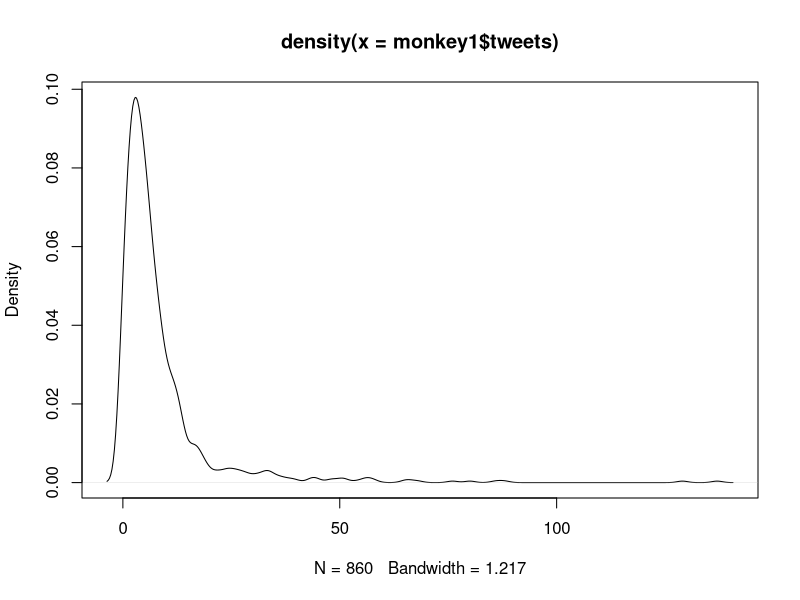
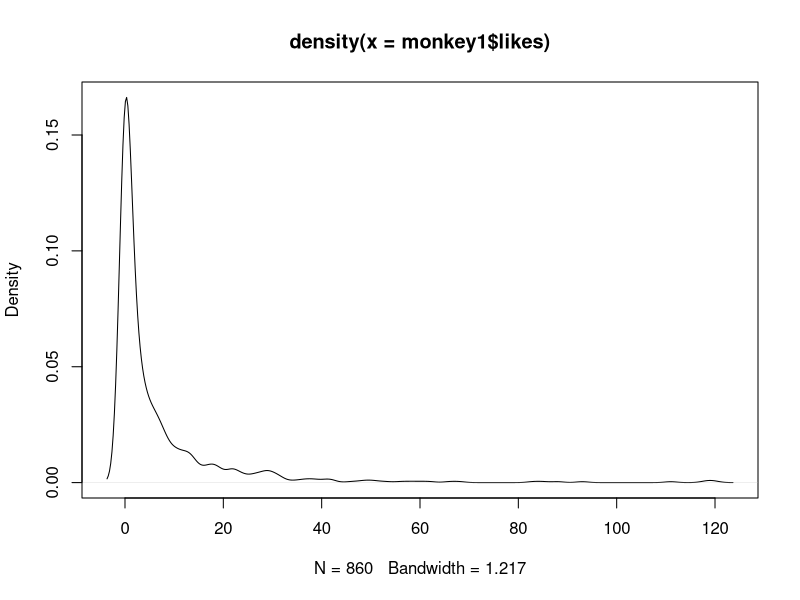
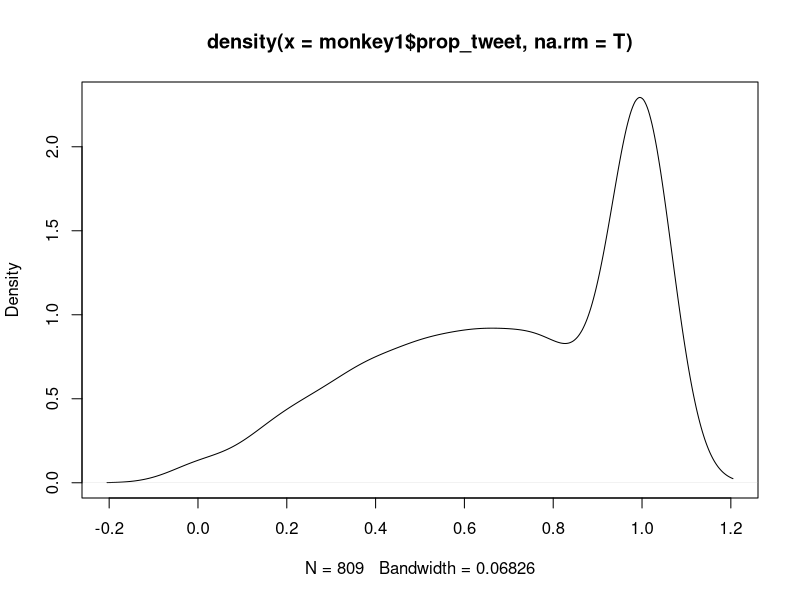
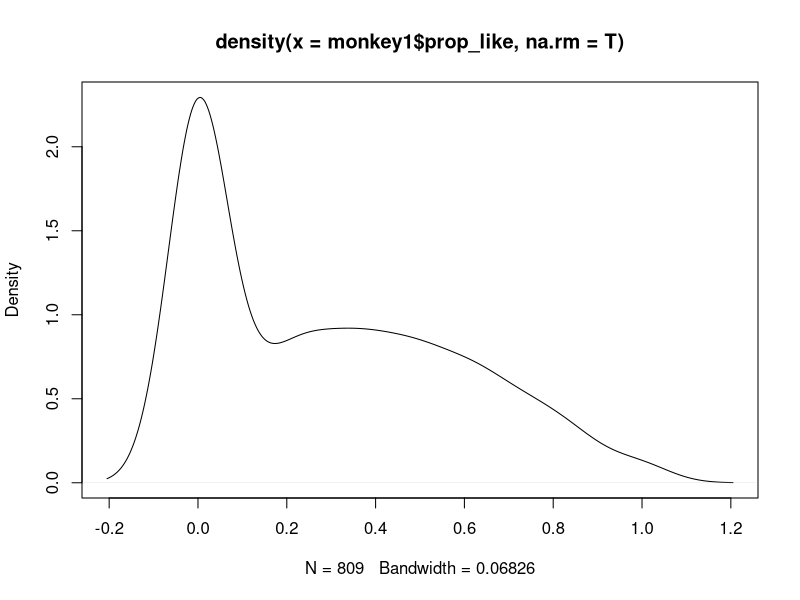
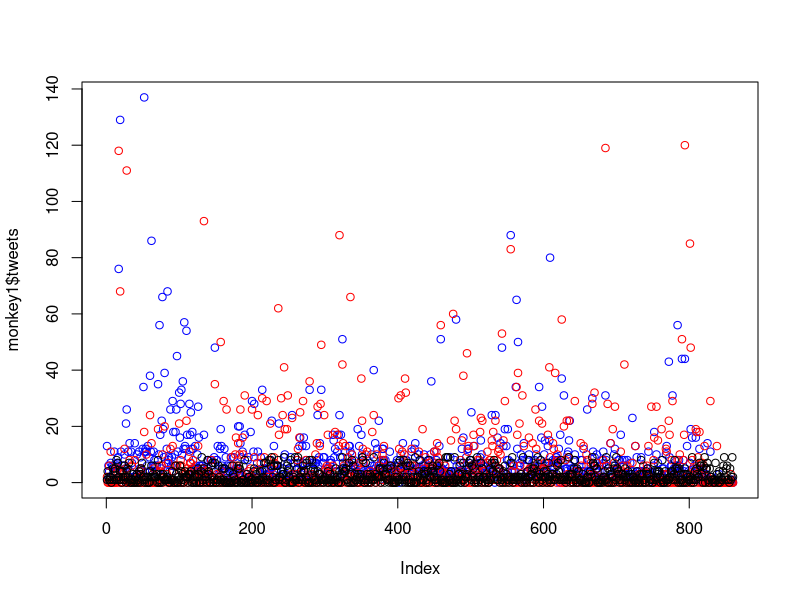
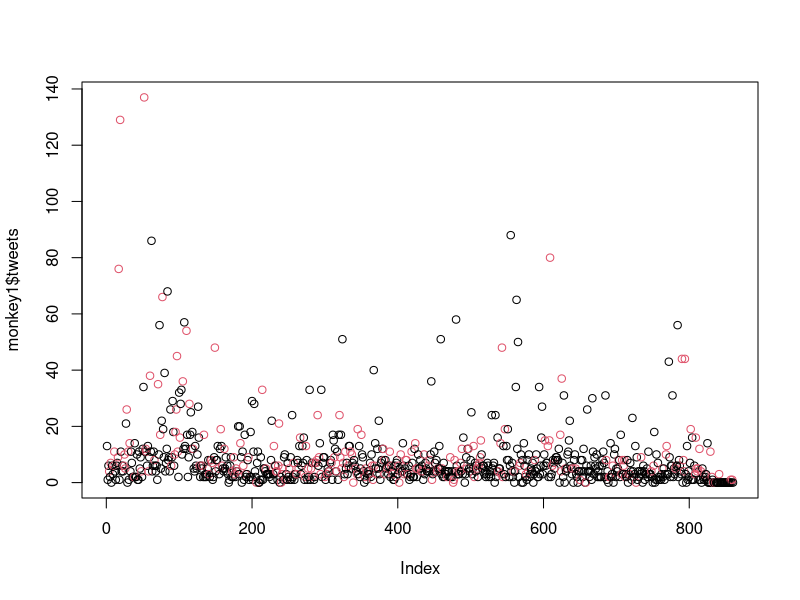
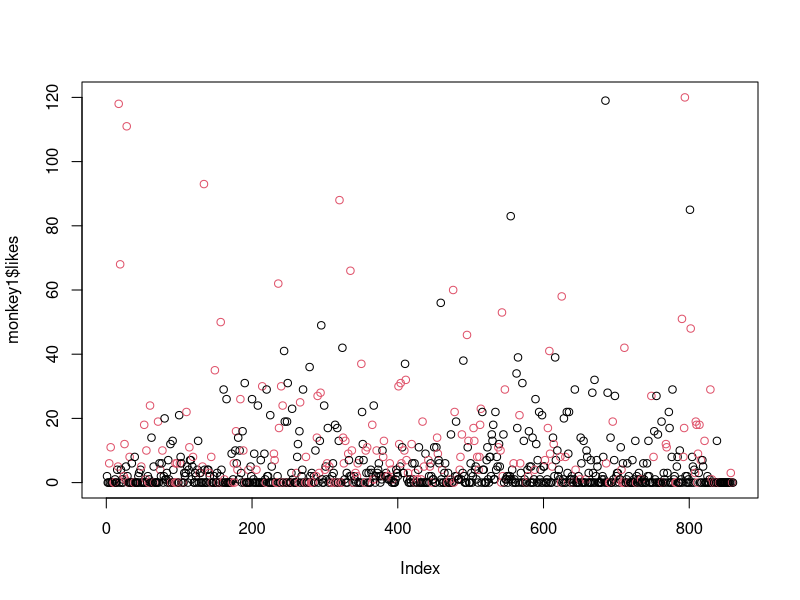

R code for these plots, in order: (Note: this script raises an error after producing the figures.)
### Analysis of Monkey Cage popularity data
### Data collected by ANTON STREZHNEV
### R analysis by MATT DICKENSON (mcdickenson@gmail.com)

library(foreign)
setwd('/Users/mcdickenson/github/PS398/Monkey Cage/')
# setwd('get your own')
monkey1 <- read.dta('finalMonkeyCageData.dta')

head(monkey1)

# visual exploration
plot(density(monkey1$tweets))
plot(density(monkey1$likes))
plot(density(monkey1$prop_tweet, na.rm=T))
plot(density(monkey1$prop_like, na.rm=T))

plot(monkey1$tweets, col='blue')
points(monkey1$likes, col='red')
points(monkey1$comments)

plot(monkey1$tweets, col=monkey1$has_graphics+1)
plot(monkey1$likes, col=monkey1$has_graphics+1) # better predictor

plot(monkey1$date, monkey1$tweets)

# reworking date variable
strsplit(monkey1$date[1:2], '/')
temp_date <- matrix(unlist(strsplit(monkey1$date, '/')), nrow=length(monkey1$date), byrow=T)
head(temp_date)
monkey1$year <- temp_date[,3]
monkey1$day <- temp_date[,2]
monkey1$month <- temp_date[,1]
head(monkey1)
monkey1$newdate <- as.Date(monkey1$date, "%m/%d/%Y")
head(monkey1)
monkey1$weekday <- weekdays(monkey1$newdate)
monkey1$weekday[1]
monkey1$weekdaynum <- format(monkey1$newdate, "%w")
monkey1$weekdaynum[1:6]
monkey1$weekday01 <- as.numeric(0< monkey1$weekdaynum & monkey1$weekdaynum<6)
monkey1$weekday01[1:20]
monkey1$weekdaynum[1:20]

# back to plotting 
plot(monkey1$newdate, monkey1$tweets, col='blue')
points(monkey1$newdate, monkey1$likes, col='red')

# is day of the week relevant?

day_abbr_list <- c("Sun","Mon","Tue","Wed","Thu","Fri","Sat")

par(mfrow=c(3,1))

plot(monkey1$weekdaynum, monkey1$tweets, col='blue', xaxt='n',xlab='',ylab="Tweets (blue) and Likes (red)")
axis(1,labels=day_abbr_list, at=c(0,1,2,3,4,5,6))
points(monkey1$weekdaynum, monkey1$likes, col='red')


boxplot(monkey1$tweets ~ monkey1$weekdaynum, xaxt='n',xlab='',ylab="Tweets",col='blue')
axis(1,labels=day_abbr_list, at=c(1,2,3,4,5,6,7))
# M,W,R

boxplot(monkey1$likes ~ monkey1$weekdaynum, xaxt='n',xlab='',ylab="Likes",col='red')
axis(1,labels=day_abbr_list, at=c(1,2,3,4,5,6,7))
# M,W,F

boxplot(monkey1$comments ~ monkey1$weekdaynum,xlab='',xaxt='n',ylab="Comments",col='green')
axis(1,labels=day_abbr_list, at=c(1,2,3,4,5,6,7))
# M,W,S

# weekday vs. weekend
par(mfrow=c(1,1))
boxplot(monkey1$tweets ~ monkey1$weekday01,xlab='',, xaxt='n', ylab="Tweets",col='blue')
axis(1,labels=c("Weekend","Weekday"), at=c(1,2))

boxplot(monkey1$likes ~ monkey1$weekday01,xlab='',, xaxt='n', ylab="Likes",col='red')
axis(1,labels=c("Weekend","Weekday"), at=c(1,2))

boxplot(monkey1$comments ~ monkey1$weekday01,xlab='',, xaxt='n', ylab="Comments",col='green')
axis(1,labels=c("Weekend","Weekday"), at=c(1,2))

# model exploration
head(monkey1)
?glm
predTweets <- glm(bin_tweet ~ length + gradelevel + johnsides + andrewgelman + weekday01, data=monkey1)
summary(predTweets)
predTweets <- binreg(c(monkey1$length, monkey1$gradelevel, monkey1$johnsides,monkey1$andrewgelman,monkey1$weekday01), monkey1$bin_tweet)
predTweets

predLikes <- glm(bin_like ~ length + gradelevel + johnsides + andrewgelman + weekday01, data=monkey1)
summary(predLikes)

monkey1$comment01 <- as.numeric(monkey1$comment > 0) 
predComments <- glm(comment01 ~ length + gradelevel + johnsides + andrewgelman + weekday01, data=monkey1)
summary(predComments)

# six scenarios: John Sides, Andrew Gelman, everyone else; weekend/not
pHatTweet <- matrix(NA, nrow=1000, ncol=6)
pHatLike <- matrix(NA, nrow=1000, ncol=6)
pHatComment <- matrix(NA, nrow=1000, ncol=6)
scen1 <- matrix(c(1, mean(monkey1$length), mean(monkey1$gradelevel), 1, 0, 0),nrow=1) # sides, weekend
head(scen1)
scen2 <- matrix(c(1, mean(monkey1$length), mean(monkey1$gradelevel), 0, 1, 0), nrow=1) # gelman, weekend
head(scen2)
scen3 <- matrix(c(1, mean(monkey1$length), mean(monkey1$gradelevel), 0, 0, 0), nrow=1) # avg weekend

# weekdays
scen4 <- matrix(c(1, mean(monkey1$length), mean(monkey1$gradelevel), 1, 0, 1), nrow=1) # sides, weekday
scen5 <- matrix(c(1, mean(monkey1$length), mean(monkey1$gradelevel), 0, 1, 1), nrow=1) # gelman, weekday
scen6 <- matrix(c(1, mean(monkey1$length), mean(monkey1$gradelevel), 0, 0, 1), nrow=1) # avg weekday

#scenarios <- cbind(rep(scen1,1000), rep(scen2,1000), rep(scen3,1000), rep(scen6,1000), rep(scen7,1000), rep(scen8,1000))
#head(scenarios)
#nrow(scenarios)
library(MASS)
predTweets$coefficients
predTweets$coefficients[1]
predTweets$coefficients[4]
predTweets$coefficients[5]
library(stats)
predTweets$vcov <- vcov(predTweets)
predTweets$vcov[4,4]
pTweetBetas <- mvrnorm(1000, mu=predTweets$coefficients[4], Sigma=predTweets$vcov[4,4])
pTweetBetas <-cbind(rep(predTweets$coefficients[1],1000),rep(predTweets$coefficients[2],1000),rep(predTweets$coefficients[3],1000), pTweetBetas, rep(0,1000), rep(0,1000))
pTweetBetas <- matrix(pTweetBetas, nrow=1000, ncol=6)
for (i in c(1:1000)) {
  pHatTweet[i,1] <- (1/(1 + exp(-(pTweetBetas[i,] %*% t(scen1)))))
}
# plot of probability that a post by John Sides gets tweeted more than liked
plot(density(pHatTweet[,1]), main="Pr(#Tweets>#Likes|Author=JS)")

head(pHatTweet)
dim(scen1)
dim(pTweetBetas)
pTweetBetas[1,]
pTweetBetas[1,] %*% t(scen1)
t(scen1)

predTweets$coefficients[5] 
predTweets$vcov[5,5]
pTweetBetas2 <- mvrnorm(1000, mu=predTweets$coefficients[5], Sigma=predTweets$vcov[5,5])
head(pTweetBetas2)
pTweetBetas2 <-cbind(rep(predTweets$coefficients[1],1000),rep(predTweets$coefficients[2],1000),rep(predTweets$coefficients[3],1000), rep(0,1000), pTweetBetas2, rep(0,1000))
pTweetBetas2 <- matrix(pTweetBetas, nrow=1000, ncol=6)

for (i in c(1:1000)) {
  pHatTweet[i,2] <- (1/(1 + exp(-(pTweetBetas2[i,] %*% t(scen2)))))
}
dim(t(scen2))
plot(density(pHatTweet[,2]))
lines(density(pHatTweet[,1]))

plot(density(pHatTweet[,1]))
lines(density(pHatTweet[,2]))


pTweetBetas3 <-cbind(rep(predTweets$coefficients[1],1000),rep(predTweets$coefficients[2],1000),rep(predTweets$coefficients[3],1000), rep(0,1000), rep(0,1000), rep(0,1000))
pTweetBetas3 <- matrix(pTweetBetas, nrow=1000, ncol=6)

for (i in c(1:1000)) {
  pHatTweet[i,3] <- (1/(1 + exp(-(pTweetBetas3[i,] %*% t(scen3)))))
}
plot(density(pHatTweet[,3]))

min(monkey1$newdate)

# weekday scenarios

pTweetBetas4 <- mvrnorm(1000, mu=predTweets$coefficients[4], Sigma=predTweets$vcov[4,4])
pTweetBetas4 <-cbind(rep(predTweets$coefficients[1],1000),rep(predTweets$coefficients[2],1000),rep(predTweets$coefficients[3],1000), pTweetBetas4, rep(0,1000), rep(1,1000))
pTweetBetas4 <- matrix(pTweetBetas, nrow=1000, ncol=6)
for (i in c(1:1000)) {
  pHatTweet[i,4] <- (1/(1 + exp(-(pTweetBetas4[i,] %*% t(scen4)))))
}
plot(density(pHatTweet[,4]))
lines(density(pHatTweet[,1])) # no difference


pTweetBetas5 <- mvrnorm(1000, mu=predTweets$coefficients[5], Sigma=predTweets$vcov[5,5])
pTweetBetas5 <-cbind(rep(predTweets$coefficients[1],1000),rep(predTweets$coefficients[2],1000),rep(predTweets$coefficients[3],1000), rep(0,1000), pTweetBetas5, rep(1,1000))
pTweetBetas5 <- matrix(pTweetBetas, nrow=1000, ncol=6)

for (i in c(1:1000)) {
  pHatTweet[i,5] <- (1/(1 + exp(-(pTweetBetas5[i,] %*% t(scen2)))))
}
plot(density(pHatTweet[,5]))
lines(density(pHatTweet[,2]))

# the weekday/weekend comparisons are uninteresting


### 2-20-12
# John was kind enough to send me Google Analytics data on top 2k posts
# library(foreign)
# setwd()
top2k <- read.csv("MonkeyCageTop2K.csv", header=T)
head(top2k)
head(monkey1)
plot(top2k$Visits)

# getting month and year
# reworking date variable
temp <- strsplit(as.character(top2k$Landing.Page), '/')
temp
top2k$year <- NA
top2k$month <- NA
top2k$date <- NA
for (i in c(1:nrow(top2k))) {
  top2k$year[i] <- temp[[i]][2]
  top2k$month[i] <- temp[[i]][3]
}
temp[[5]][2]
temp[[5]][3]
head(top2k)
top2k$date <- paste(top2k$year, ".", top2k$month, sep="")
head(top2k)
top2k$date <- as.numeric(top2k$date)
head(top2k)
nrow(top2k)

# # trouble below...
# top2k$dateMY <- paste(top2k$month, "/", top2k$year, sep="")
# top2k$dateMY[2:1997]
# top2k$date
# as.Date(top2k$dateMY[2], format="%m/%Y")
# top2k$newdate <- as.Date(as.character(top2k$date), format="%Y.%m")
# class(top2k$dateMY)
# head(top2k)
# top2k$year
# 
# for (i in c(1:nrow(top2k))) {
#   if ((top2k$year[i] != 'blog') & (top2k$year[i] != NA) & (top2k$year[i] != 'ugavi.jpg')) {
#     top2k$newdate[i] <- as.Date(as.character(top2k$date[i]), format="%Y.%m")
#   }
# }
# 
# 
# plot(top2k$date, top2k$Visits)

# more trouble...
top2k$day <- c()
for (i in c(1:nrow(top2k))) {
    top2k$year[i] <- temp[[i]][3]
    top2k$month[i] <- temp[[i]][4]
    top2k$day[i] <- temp[[i]][5]

}

